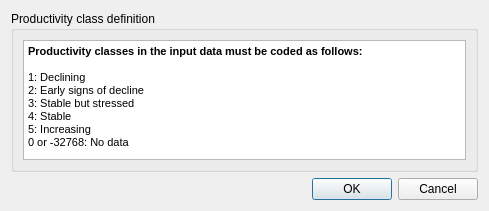
<?xml version="1.0" encoding="UTF-8"?>
<ui version="4.0">
 <class>DlgLoadDataProd</class>
 <widget class="QDialog" name="DlgLoadDataProd">
  <property name="windowModality">
   <enum>Qt::ApplicationModal</enum>
  </property>
  <property name="geometry">
   <rect>
    <x>0</x>
    <y>0</y>
    <width>489</width>
    <height>200</height>
   </rect>
  </property>
  <property name="sizePolicy">
   <sizepolicy hsizetype="Preferred" vsizetype="Preferred">
    <horstretch>0</horstretch>
    <verstretch>0</verstretch>
   </sizepolicy>
  </property>
  <property name="windowTitle">
   <string>Load a Custom Land Productivity Dataset</string>
  </property>
  <property name="modal">
   <bool>true</bool>
  </property>
  <layout class="QVBoxLayout" name="verticalLayout">
   <item>
    <widget class="QGroupBox" name="groupBox_lc_agg">
     <property name="enabled">
      <bool>true</bool>
     </property>
     <property name="title">
      <string>Productivity class definition</string>
     </property>
     <layout class="QGridLayout" name="gridLayout_2">
      <item row="0" column="0">
       <widget class="QTextBrowser" name="textBrowser">
        <property name="minimumSize">
         <size>
          <width>0</width>
          <height>120</height>
         </size>
        </property>
        <property name="autoFillBackground">
         <bool>false</bool>
        </property>
        <property name="frameShape">
         <enum>QFrame::StyledPanel</enum>
        </property>
        <property name="html">
         <string>&lt;!DOCTYPE HTML PUBLIC &quot;-//W3C//DTD HTML 4.0//EN&quot; &quot;http://www.w3.org/TR/REC-html40/strict.dtd&quot;&gt;
&lt;html&gt;&lt;head&gt;&lt;meta name=&quot;qrichtext&quot; content=&quot;1&quot; /&gt;&lt;style type=&quot;text/css&quot;&gt;
p, li { white-space: pre-wrap; }
&lt;/style&gt;&lt;/head&gt;&lt;body style=&quot; font-family:'MS Shell Dlg 2'; font-size:8.25pt; font-weight:400; font-style:normal;&quot;&gt;
&lt;p style=&quot; margin-top:0px; margin-bottom:0px; margin-left:0px; margin-right:0px; -qt-block-indent:0; text-indent:0px;&quot;&gt;&lt;span style=&quot; font-size:8pt; font-weight:600;&quot;&gt;Productivity classes in the input data must be coded as follows:&lt;/span&gt;&lt;/p&gt;
&lt;p style=&quot;-qt-paragraph-type:empty; margin-top:0px; margin-bottom:0px; margin-left:0px; margin-right:0px; -qt-block-indent:0; text-indent:0px; font-size:8pt;&quot;&gt;&lt;br /&gt;&lt;/p&gt;
&lt;p style=&quot; margin-top:0px; margin-bottom:0px; margin-left:0px; margin-right:0px; -qt-block-indent:0; text-indent:0px;&quot;&gt;&lt;span style=&quot; font-size:8pt;&quot;&gt;1: Declining&lt;/span&gt;&lt;/p&gt;
&lt;p style=&quot; margin-top:0px; margin-bottom:0px; margin-left:0px; margin-right:0px; -qt-block-indent:0; text-indent:0px;&quot;&gt;&lt;span style=&quot; font-size:8pt;&quot;&gt;2: Early signs of decline&lt;/span&gt;&lt;/p&gt;
&lt;p style=&quot; margin-top:0px; margin-bottom:0px; margin-left:0px; margin-right:0px; -qt-block-indent:0; text-indent:0px;&quot;&gt;&lt;span style=&quot; font-size:8pt;&quot;&gt;3: Stable but stressed&lt;/span&gt;&lt;/p&gt;
&lt;p style=&quot; margin-top:0px; margin-bottom:0px; margin-left:0px; margin-right:0px; -qt-block-indent:0; text-indent:0px;&quot;&gt;&lt;span style=&quot; font-size:8pt;&quot;&gt;4: Stable&lt;/span&gt;&lt;/p&gt;
&lt;p style=&quot; margin-top:0px; margin-bottom:0px; margin-left:0px; margin-right:0px; -qt-block-indent:0; text-indent:0px;&quot;&gt;&lt;span style=&quot; font-size:8pt;&quot;&gt;5: Increasing&lt;/span&gt;&lt;/p&gt;
&lt;p style=&quot; margin-top:0px; margin-bottom:0px; margin-left:0px; margin-right:0px; -qt-block-indent:0; text-indent:0px;&quot;&gt;&lt;span style=&quot; font-size:8pt;&quot;&gt;0 or -32768: No data&lt;/span&gt;&lt;/p&gt;&lt;/body&gt;&lt;/html&gt;</string>
        </property>
       </widget>
      </item>
     </layout>
    </widget>
   </item>
   <item>
    <widget class="QDialogButtonBox" name="btnBox">
     <property name="orientation">
      <enum>Qt::Horizontal</enum>
     </property>
     <property name="standardButtons">
      <set>QDialogButtonBox::Cancel|QDialogButtonBox::Ok</set>
     </property>
    </widget>
   </item>
  </layout>
 </widget>
 <resources/>
 <connections>
  <connection>
   <sender>btnBox</sender>
   <signal>accepted()</signal>
   <receiver>DlgLoadDataProd</receiver>
   <slot>accept()</slot>
   <hints>
    <hint type="sourcelabel">
     <x>248</x>
     <y>254</y>
    </hint>
    <hint type="destinationlabel">
     <x>157</x>
     <y>274</y>
    </hint>
   </hints>
  </connection>
  <connection>
   <sender>btnBox</sender>
   <signal>rejected()</signal>
   <receiver>DlgLoadDataProd</receiver>
   <slot>reject()</slot>
   <hints>
    <hint type="sourcelabel">
     <x>316</x>
     <y>260</y>
    </hint>
    <hint type="destinationlabel">
     <x>286</x>
     <y>274</y>
    </hint>
   </hints>
  </connection>
 </connections>
</ui>
